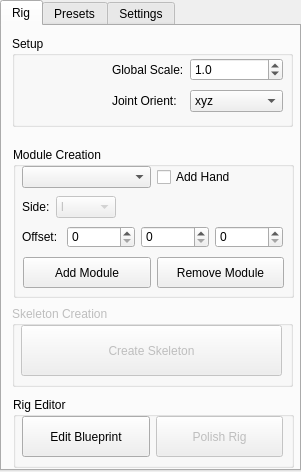
<?xml version="1.0" encoding="UTF-8"?>
<ui version="4.0">
 <class>Form</class>
 <widget class="QWidget" name="Form">
  <property name="geometry">
   <rect>
    <x>0</x>
    <y>0</y>
    <width>301</width>
    <height>472</height>
   </rect>
  </property>
  <property name="windowTitle">
   <string>Form</string>
  </property>
  <widget class="QTabWidget" name="tabWidget">
   <property name="geometry">
    <rect>
     <x>0</x>
     <y>0</y>
     <width>301</width>
     <height>471</height>
    </rect>
   </property>
   <property name="currentIndex">
    <number>0</number>
   </property>
   <widget class="QWidget" name="Rig">
    <attribute name="title">
     <string>Rig</string>
    </attribute>
    <widget class="QGroupBox" name="skeleton_box">
     <property name="enabled">
      <bool>false</bool>
     </property>
     <property name="geometry">
      <rect>
       <x>10</x>
       <y>280</y>
       <width>281</width>
       <height>81</height>
      </rect>
     </property>
     <property name="title">
      <string>Skeleton Creation</string>
     </property>
     <widget class="QWidget" name="gridLayoutWidget_6">
      <property name="geometry">
       <rect>
        <x>9</x>
        <y>19</y>
        <width>261</width>
        <height>51</height>
       </rect>
      </property>
      <layout class="QGridLayout" name="gridLayout_6">
       <item row="0" column="0">
        <widget class="QPushButton" name="create_skeleton">
         <property name="sizePolicy">
          <sizepolicy hsizetype="Minimum" vsizetype="Minimum">
           <horstretch>0</horstretch>
           <verstretch>0</verstretch>
          </sizepolicy>
         </property>
         <property name="text">
          <string>Create Skeleton</string>
         </property>
        </widget>
       </item>
      </layout>
     </widget>
    </widget>
    <widget class="QGroupBox" name="groupBox_2">
     <property name="geometry">
      <rect>
       <x>11</x>
       <y>121</y>
       <width>281</width>
       <height>151</height>
      </rect>
     </property>
     <property name="title">
      <string>Module Creation</string>
     </property>
     <widget class="QWidget" name="gridLayoutWidget">
      <property name="geometry">
       <rect>
        <x>9</x>
        <y>19</y>
        <width>263</width>
        <height>22</height>
       </rect>
      </property>
      <layout class="QGridLayout" name="gridLayout">
       <property name="sizeConstraint">
        <enum>QLayout::SetNoConstraint</enum>
       </property>
       <item row="0" column="1">
        <widget class="QCheckBox" name="add_hand">
         <property name="sizePolicy">
          <sizepolicy hsizetype="Minimum" vsizetype="Maximum">
           <horstretch>0</horstretch>
           <verstretch>0</verstretch>
          </sizepolicy>
         </property>
         <property name="layoutDirection">
          <enum>Qt::LeftToRight</enum>
         </property>
         <property name="text">
          <string>Add Hand</string>
         </property>
        </widget>
       </item>
       <item row="0" column="0">
        <widget class="QComboBox" name="available_modules">
         <property name="sizePolicy">
          <sizepolicy hsizetype="Minimum" vsizetype="Minimum">
           <horstretch>0</horstretch>
           <verstretch>0</verstretch>
          </sizepolicy>
         </property>
        </widget>
       </item>
      </layout>
     </widget>
     <widget class="QWidget" name="gridLayoutWidget_2">
      <property name="geometry">
       <rect>
        <x>9</x>
        <y>49</y>
        <width>261</width>
        <height>22</height>
       </rect>
      </property>
      <layout class="QGridLayout" name="gridLayout_2">
       <item row="0" column="1">
        <widget class="QComboBox" name="side">
         <property name="enabled">
          <bool>false</bool>
         </property>
         <property name="sizePolicy">
          <sizepolicy hsizetype="Minimum" vsizetype="Fixed">
           <horstretch>0</horstretch>
           <verstretch>0</verstretch>
          </sizepolicy>
         </property>
         <item>
          <property name="text">
           <string>l</string>
          </property>
         </item>
         <item>
          <property name="text">
           <string>r</string>
          </property>
         </item>
         <item>
          <property name="text">
           <string>None</string>
          </property>
         </item>
        </widget>
       </item>
       <item row="0" column="0">
        <widget class="QLabel" name="label">
         <property name="sizePolicy">
          <sizepolicy hsizetype="Maximum" vsizetype="Preferred">
           <horstretch>0</horstretch>
           <verstretch>0</verstretch>
          </sizepolicy>
         </property>
         <property name="text">
          <string>Side:</string>
         </property>
        </widget>
       </item>
       <item row="0" column="2">
        <spacer name="horizontalSpacer">
         <property name="orientation">
          <enum>Qt::Horizontal</enum>
         </property>
         <property name="sizeType">
          <enum>QSizePolicy::Maximum</enum>
         </property>
         <property name="sizeHint" stdset="0">
          <size>
           <width>300</width>
           <height>20</height>
          </size>
         </property>
        </spacer>
       </item>
      </layout>
     </widget>
     <widget class="QWidget" name="gridLayoutWidget_3">
      <property name="geometry">
       <rect>
        <x>9</x>
        <y>79</y>
        <width>261</width>
        <height>22</height>
       </rect>
      </property>
      <layout class="QGridLayout" name="gridLayout_3">
       <item row="0" column="0">
        <widget class="QLabel" name="label_2">
         <property name="sizePolicy">
          <sizepolicy hsizetype="Maximum" vsizetype="Preferred">
           <horstretch>0</horstretch>
           <verstretch>0</verstretch>
          </sizepolicy>
         </property>
         <property name="minimumSize">
          <size>
           <width>0</width>
           <height>0</height>
          </size>
         </property>
         <property name="text">
          <string>Offset: </string>
         </property>
        </widget>
       </item>
       <item row="0" column="1">
        <widget class="QSpinBox" name="offset_x">
         <property name="maximum">
          <number>99999</number>
         </property>
         <property name="value">
          <number>0</number>
         </property>
         <property name="displayIntegerBase">
          <number>10</number>
         </property>
        </widget>
       </item>
       <item row="0" column="2">
        <widget class="QSpinBox" name="offset_y">
         <property name="sizePolicy">
          <sizepolicy hsizetype="Minimum" vsizetype="Fixed">
           <horstretch>0</horstretch>
           <verstretch>0</verstretch>
          </sizepolicy>
         </property>
         <property name="maximum">
          <number>99999</number>
         </property>
        </widget>
       </item>
       <item row="0" column="3">
        <widget class="QSpinBox" name="offset_z">
         <property name="maximum">
          <number>99999</number>
         </property>
        </widget>
       </item>
      </layout>
     </widget>
    </widget>
    <widget class="QGroupBox" name="groupBox">
     <property name="geometry">
      <rect>
       <x>10</x>
       <y>10</y>
       <width>281</width>
       <height>91</height>
      </rect>
     </property>
     <property name="title">
      <string>Setup</string>
     </property>
     <widget class="QWidget" name="gridLayoutWidget_5">
      <property name="geometry">
       <rect>
        <x>100</x>
        <y>19</y>
        <width>171</width>
        <height>61</height>
       </rect>
      </property>
      <layout class="QGridLayout" name="gridLayout_5">
       <item row="1" column="0">
        <widget class="QLabel" name="label_4">
         <property name="sizePolicy">
          <sizepolicy hsizetype="Maximum" vsizetype="Preferred">
           <horstretch>0</horstretch>
           <verstretch>0</verstretch>
          </sizepolicy>
         </property>
         <property name="text">
          <string>Joint Orient:</string>
         </property>
        </widget>
       </item>
       <item row="1" column="1">
        <widget class="QComboBox" name="oritentation">
         <item>
          <property name="text">
           <string>xyz</string>
          </property>
         </item>
         <item>
          <property name="text">
           <string>yzx</string>
          </property>
         </item>
         <item>
          <property name="text">
           <string>zxy</string>
          </property>
         </item>
        </widget>
       </item>
       <item row="0" column="0">
        <widget class="QLabel" name="label_3">
         <property name="text">
          <string>Global Scale:</string>
         </property>
        </widget>
       </item>
       <item row="0" column="1">
        <widget class="QDoubleSpinBox" name="scale_box">
         <property name="decimals">
          <number>1</number>
         </property>
         <property name="singleStep">
          <double>0.100000000000000</double>
         </property>
         <property name="value">
          <double>1.000000000000000</double>
         </property>
        </widget>
       </item>
      </layout>
     </widget>
     <widget class="QLabel" name="image">
      <property name="geometry">
       <rect>
        <x>0</x>
        <y>10</y>
        <width>91</width>
        <height>81</height>
       </rect>
      </property>
      <property name="sizePolicy">
       <sizepolicy hsizetype="Minimum" vsizetype="Minimum">
        <horstretch>0</horstretch>
        <verstretch>0</verstretch>
       </sizepolicy>
      </property>
      <property name="text">
       <string/>
      </property>
      <property name="pixmap">
       <pixmap>E:/YR2/Branding/logo_new_transparent.png</pixmap>
      </property>
      <property name="scaledContents">
       <bool>true</bool>
      </property>
     </widget>
    </widget>
    <widget class="QWidget" name="gridLayoutWidget_4">
     <property name="geometry">
      <rect>
       <x>21</x>
       <y>231</y>
       <width>261</width>
       <height>31</height>
      </rect>
     </property>
     <layout class="QGridLayout" name="gridLayout_4">
      <item row="0" column="0">
       <widget class="QPushButton" name="add_module">
        <property name="sizePolicy">
         <sizepolicy hsizetype="Minimum" vsizetype="Expanding">
          <horstretch>0</horstretch>
          <verstretch>0</verstretch>
         </sizepolicy>
        </property>
        <property name="text">
         <string>Add Module</string>
        </property>
       </widget>
      </item>
      <item row="0" column="1">
       <widget class="QPushButton" name="remove_module">
        <property name="sizePolicy">
         <sizepolicy hsizetype="Minimum" vsizetype="Expanding">
          <horstretch>0</horstretch>
          <verstretch>0</verstretch>
         </sizepolicy>
        </property>
        <property name="text">
         <string>Remove Module</string>
        </property>
       </widget>
      </item>
     </layout>
    </widget>
    <widget class="QGroupBox" name="groupBox_4">
     <property name="enabled">
      <bool>true</bool>
     </property>
     <property name="geometry">
      <rect>
       <x>11</x>
       <y>371</y>
       <width>281</width>
       <height>71</height>
      </rect>
     </property>
     <property name="title">
      <string>Rig Editor</string>
     </property>
     <widget class="QWidget" name="gridLayoutWidget_7">
      <property name="geometry">
       <rect>
        <x>9</x>
        <y>19</y>
        <width>261</width>
        <height>41</height>
       </rect>
      </property>
      <layout class="QGridLayout" name="gridLayout_7">
       <item row="0" column="1">
        <widget class="QPushButton" name="polish_rig">
         <property name="enabled">
          <bool>false</bool>
         </property>
         <property name="sizePolicy">
          <sizepolicy hsizetype="Minimum" vsizetype="Minimum">
           <horstretch>0</horstretch>
           <verstretch>0</verstretch>
          </sizepolicy>
         </property>
         <property name="text">
          <string>Polish Rig</string>
         </property>
        </widget>
       </item>
       <item row="0" column="0">
        <widget class="QPushButton" name="edit_blueprint">
         <property name="enabled">
          <bool>true</bool>
         </property>
         <property name="sizePolicy">
          <sizepolicy hsizetype="Minimum" vsizetype="Minimum">
           <horstretch>0</horstretch>
           <verstretch>0</verstretch>
          </sizepolicy>
         </property>
         <property name="text">
          <string>Edit Blueprint</string>
         </property>
        </widget>
       </item>
      </layout>
     </widget>
    </widget>
   </widget>
   <widget class="QWidget" name="Presets">
    <attribute name="title">
     <string>Presets</string>
    </attribute>
    <widget class="QLabel" name="label_6">
     <property name="geometry">
      <rect>
       <x>6</x>
       <y>2</y>
       <width>281</width>
       <height>441</height>
      </rect>
     </property>
     <property name="text">
      <string>WIP</string>
     </property>
     <property name="alignment">
      <set>Qt::AlignCenter</set>
     </property>
    </widget>
   </widget>
   <widget class="QWidget" name="Settings">
    <attribute name="title">
     <string>Settings</string>
    </attribute>
    <widget class="QGroupBox" name="groupBox_3">
     <property name="geometry">
      <rect>
       <x>9</x>
       <y>9</y>
       <width>281</width>
       <height>71</height>
      </rect>
     </property>
     <property name="title">
      <string>Colours</string>
     </property>
     <widget class="QWidget" name="horizontalLayoutWidget">
      <property name="geometry">
       <rect>
        <x>9</x>
        <y>19</y>
        <width>261</width>
        <height>41</height>
       </rect>
      </property>
      <layout class="QHBoxLayout" name="horizontalLayout">
       <item>
        <widget class="QPushButton" name="colour_left">
         <property name="sizePolicy">
          <sizepolicy hsizetype="Minimum" vsizetype="Minimum">
           <horstretch>0</horstretch>
           <verstretch>0</verstretch>
          </sizepolicy>
         </property>
         <property name="autoFillBackground">
          <bool>false</bool>
         </property>
         <property name="styleSheet">
          <string notr="true">background-color: red</string>
         </property>
         <property name="text">
          <string/>
         </property>
        </widget>
       </item>
       <item>
        <widget class="QPushButton" name="colour_middle">
         <property name="sizePolicy">
          <sizepolicy hsizetype="Minimum" vsizetype="Minimum">
           <horstretch>0</horstretch>
           <verstretch>0</verstretch>
          </sizepolicy>
         </property>
         <property name="styleSheet">
          <string notr="true">background-color: yellow</string>
         </property>
         <property name="text">
          <string/>
         </property>
        </widget>
       </item>
       <item>
        <widget class="QPushButton" name="colour_right">
         <property name="sizePolicy">
          <sizepolicy hsizetype="Minimum" vsizetype="Minimum">
           <horstretch>0</horstretch>
           <verstretch>0</verstretch>
          </sizepolicy>
         </property>
         <property name="styleSheet">
          <string notr="true">background-color: blue</string>
         </property>
         <property name="text">
          <string/>
         </property>
        </widget>
       </item>
      </layout>
     </widget>
    </widget>
    <widget class="QGroupBox" name="groupBox_5">
     <property name="geometry">
      <rect>
       <x>9</x>
       <y>89</y>
       <width>281</width>
       <height>51</height>
      </rect>
     </property>
     <property name="title">
      <string>Hands</string>
     </property>
     <widget class="QWidget" name="gridLayoutWidget_8">
      <property name="geometry">
       <rect>
        <x>10</x>
        <y>20</y>
        <width>261</width>
        <height>21</height>
       </rect>
      </property>
      <layout class="QGridLayout" name="gridLayout_8">
       <item row="0" column="1">
        <widget class="QSpinBox" name="fingers_amount">
         <property name="sizePolicy">
          <sizepolicy hsizetype="Maximum" vsizetype="Fixed">
           <horstretch>0</horstretch>
           <verstretch>0</verstretch>
          </sizepolicy>
         </property>
         <property name="value">
          <number>5</number>
         </property>
        </widget>
       </item>
       <item row="0" column="0">
        <widget class="QLabel" name="label_5">
         <property name="sizePolicy">
          <sizepolicy hsizetype="Maximum" vsizetype="Preferred">
           <horstretch>0</horstretch>
           <verstretch>0</verstretch>
          </sizepolicy>
         </property>
         <property name="text">
          <string>Fingers Amount:</string>
         </property>
        </widget>
       </item>
       <item row="0" column="2">
        <spacer name="horizontalSpacer_2">
         <property name="orientation">
          <enum>Qt::Horizontal</enum>
         </property>
         <property name="sizeHint" stdset="0">
          <size>
           <width>40</width>
           <height>20</height>
          </size>
         </property>
        </spacer>
       </item>
      </layout>
     </widget>
    </widget>
    <widget class="QGroupBox" name="groupBox_6">
     <property name="geometry">
      <rect>
       <x>9</x>
       <y>149</y>
       <width>281</width>
       <height>51</height>
      </rect>
     </property>
     <property name="title">
      <string>Rig Name</string>
     </property>
     <widget class="QWidget" name="gridLayoutWidget_9">
      <property name="geometry">
       <rect>
        <x>9</x>
        <y>19</y>
        <width>261</width>
        <height>21</height>
       </rect>
      </property>
      <layout class="QGridLayout" name="gridLayout_9">
       <item row="0" column="0">
        <widget class="QLabel" name="label_7">
         <property name="sizePolicy">
          <sizepolicy hsizetype="Maximum" vsizetype="Preferred">
           <horstretch>0</horstretch>
           <verstretch>0</verstretch>
          </sizepolicy>
         </property>
         <property name="text">
          <string>Top Level Name:</string>
         </property>
        </widget>
       </item>
       <item row="0" column="1">
        <widget class="QLineEdit" name="rig_master_name">
         <property name="text">
          <string>WD_Rig_Master</string>
         </property>
        </widget>
       </item>
      </layout>
     </widget>
    </widget>
   </widget>
  </widget>
 </widget>
 <resources/>
 <connections/>
</ui>
